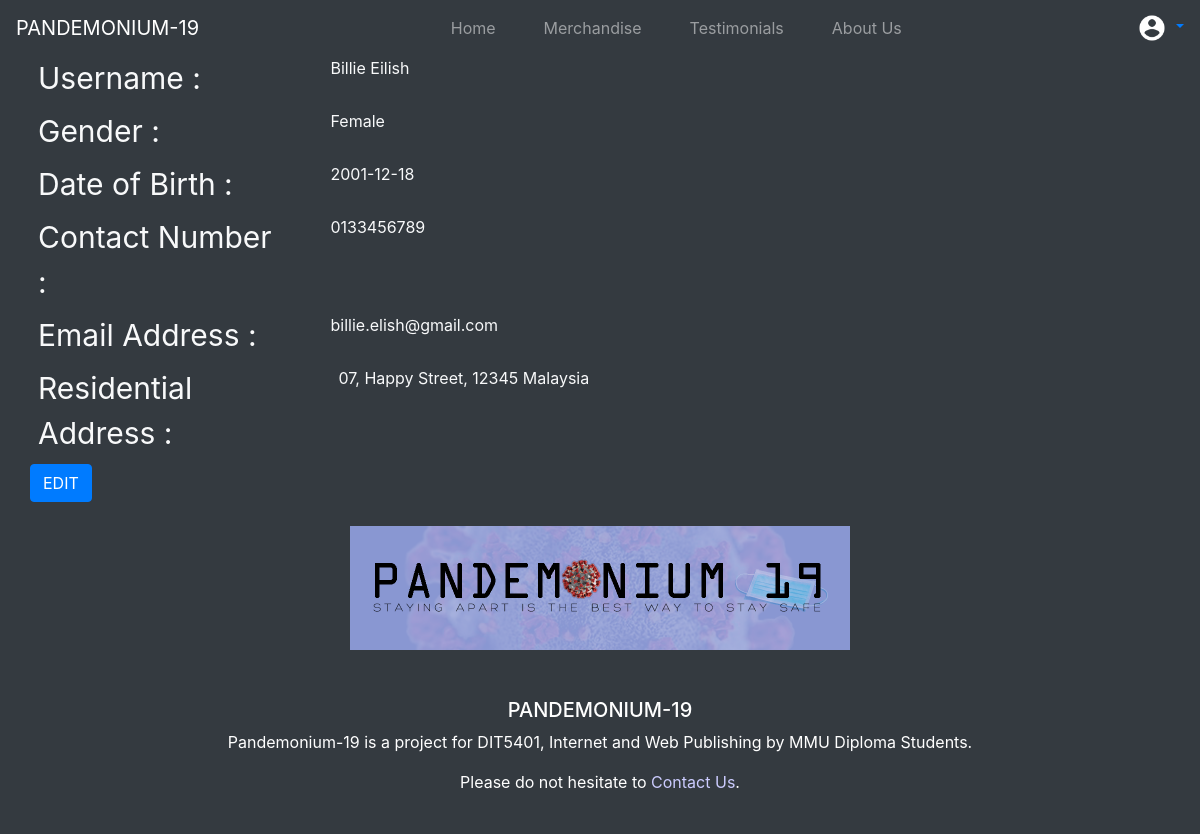
The page /Profile/ViewProfile.php?view&uid=7 (signed in) on the database its author committed.
### tables this page shows
CREATE TABLE `user` (
  `userID` int(10) NOT NULL,
  `userName` varchar(50) NOT NULL,
  `userEmail` varchar(50) NOT NULL,
  `userContact` varchar(11) NOT NULL,
  `userPassword` varchar(50) NOT NULL,
  `gender` varchar(10) NOT NULL,
  `dateOfBirth` date NOT NULL,
  `residentialAddress` varchar(200) NOT NULL,
  `userType` enum('User','Admin') NOT NULL DEFAULT 'User'
);

### signin_signup_signout_forgetpass_automail/function.php (called while the page is built)
<?php
function check_log($con)
{
	if(isset($_SESSION['userID']))
	{
		$id = $_SESSION['userID'];
		$query = "select * from user where userID = '$id'";
		$result = mysqli_query($con,$query);
		if($result && mysqli_num_rows($result) == 1)
		{
			$user_data = mysqli_fetch_assoc($result);
			return $user_data;
		}
	}else
	{
		header("Location: ../signin_signup_signout_forgetpass_automail/SignInUp_UI.php");
		die;
	}
}

### Profile/ViewProfile.php (the view, shortened to what this page needs)
<!DOCTYPE html>
<html>
    <head>
        <link rel="stylesheet" href="../assets/style2.css"/>
        <link rel="stylesheet"  href="https://maxcdn.bootstrapcdn.com/bootstrap/4.0.0/css/bootstrap.min.css"
>
        <?php require("../Navigation Bar and Footer/navbar.php"); ?>
    </head>
    <?php
        include("data_connection.php");
        if(isset($_GET['view'])) {
            $uID = $_GET['uid'];
            $result = mysqli_query($conn, "SELECT * FROM user WHERE userID=$uID");
            $uname = $user_data["userName"];
            $ugender = $user_data["gender"];
            $udob = $user_data["dateOfBirth"];
            $ucontact = $user_data["userContact"];
            $uemail = $user_data["userEmail"];
            $uaddress = $user_data["residentialAddress"];
        }
    ?>
    <body class="bg-dark text-light">
        <div class="container-fluid">
            <div class="row">
                <div class="col">
                    <div class="container-fluid">
                            <div class="row">
                                <div class="col-3 collttr">
                                    <label class="mx-2">Username : </label>
                                </div>
                                <div class="col">
                                    <label class="mx-2"><?php echo $uname; ?></label>
                                </div>
                            </div>
                            <div class="row">
                                <div class="col-3 collttr">
                                    <label class="mx-2">Gender : </label>
                                </div>
                                <div class="col">
                                    <label class="mx-2"><?php echo $ugender; ?></label>
                                </div>
                            </div>
                            <div class="row">
                                <div class="col-3 collttr">
                                    <label class="mx-2">Date of Birth : </label>
                                </div>
                                <div class="col">
                                    <label class="mx-2"><?php echo $udob; ?></label>
                                </div>
                            </div>
                            <div class="row">
                                <div class="col-3 collttr">
                                    <label class="mx-2">Contact Number : </label>
                                </div>
                                <div class="col">
                                    <label class="mx-2"><?php echo $ucontact; ?></label>
                                </div>
                            </div>
                            <div class="row">
                                <div class="col-3 collttr">
                                    <label class="mx-2">Email Address : </label>
                                </div>
                                <div class="col">
                                    <label class="mx-2"><?php echo $uemail; ?></label>
                                </div>
                            </div>
                            <div class="row">
                                <div class="col-3 collttr">
                                    <label class="mx-2">Residential Address : </label>
                                </div>
                                <div class="col">
                                    <textarae rows="6" cols="51" style="font-size: 1em" class="form-control-lg"><?php echo $uaddress; ?></textarea>
                                </div>
                            </div>
                            <a href="EditProfile.php?view&uid=<?php echo $user_data["userID"]; ?>"><button name="editbtn" id="editbtn" class="btn btn-primary m-auto" value="EDIT">EDIT</button></a>
                        </div>
                </div>
        </div>
    </body>
</html>

### assets/CSS/style2.css (style rules this page uses)
.collttr { font-size: 30px }

### rows shown on the page
user: userName "Billie Eilish", gender "Female", dateOfBirth "2001-12-18", userContact "0133456789", userEmail "billie.elish@gmail.com", residentialAddress "07, Happy Street, 12345 Malaysia"
